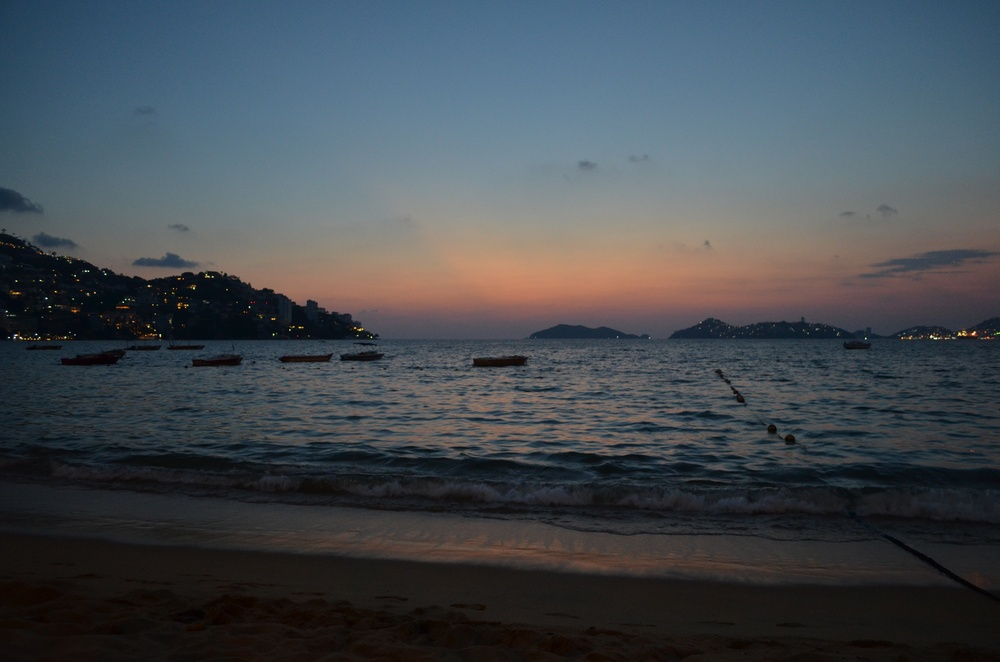
%> input picture Practica 7 - Chroma Key/FondoPlaya.JPG, 1000 x 662 px, shrunk from 4928 x 3264 before the run
$ octave practica7_chroma.m   (GNU Octave 9; MATLAB toolbox functions it lacks are replaced by stand-ins)
%> lines starting %> are read from the running program, lines starting %| are printed output that depends on the picture; in (x1, y1, x2, y2) boxes, pixels count from 0 and x2, y2 are one past the last pixel; in counts of white or black regions, pixels touching at a corner belong together; the program's own positions count from 1
% GARFIAS LOPEZ JOSE DE JESUS
% CHROMA KEY

clear all, close all,clc

bg=double(imread('FondoPlaya.JPG'));
fg=double(imread('garfias3.JPG'));
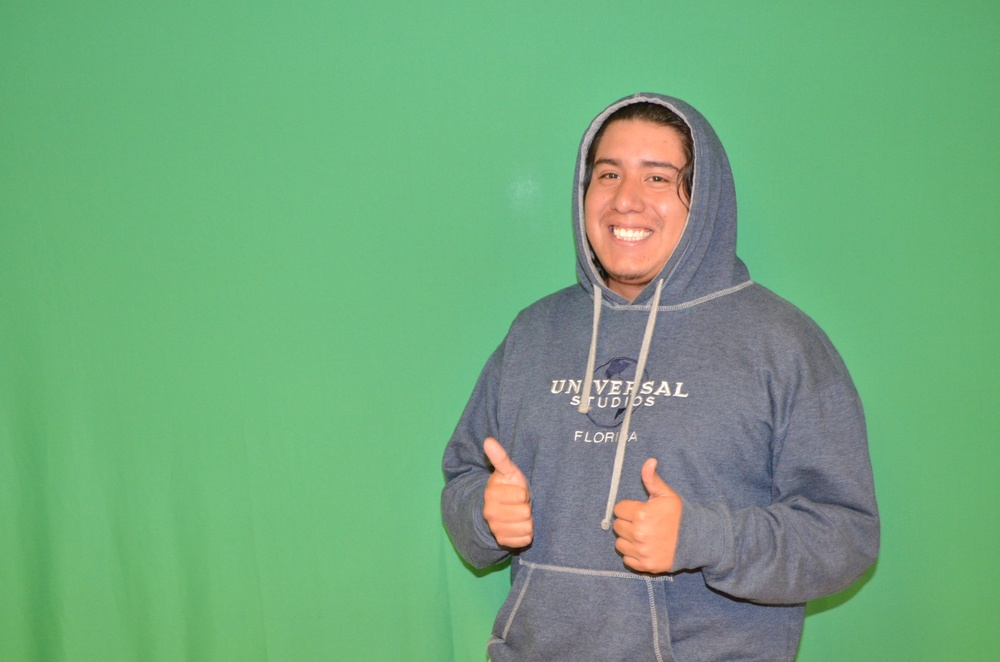
%> input picture Practica 7 - Chroma Key/garfias3.JPG, 1000 x 662 px, shrunk from 4928 x 3264 before the run

fgR = fg(:,:,1);
fgG = fg(:,:,2);
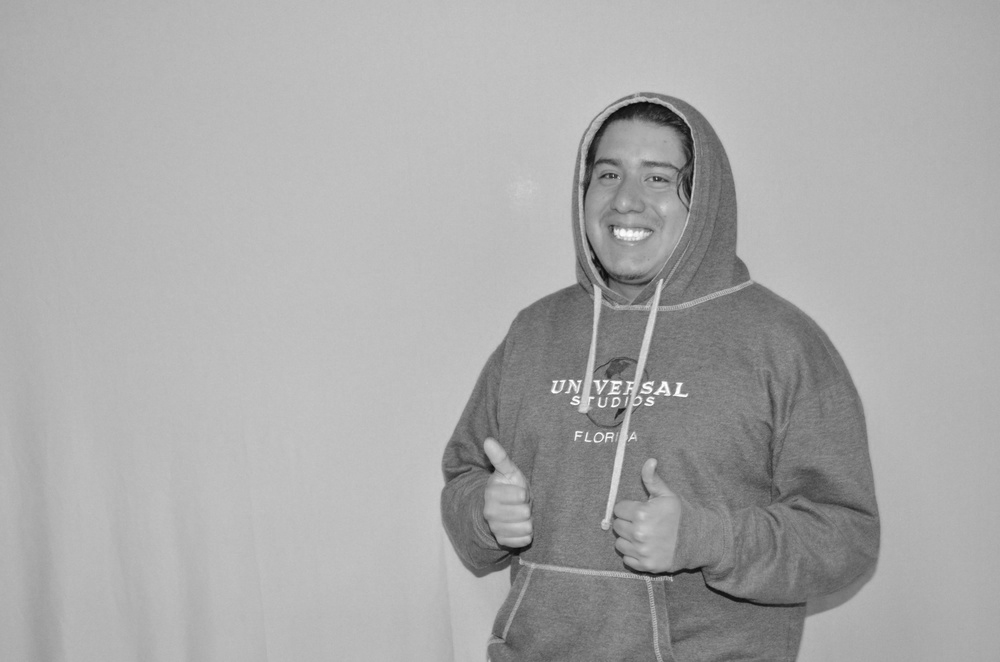
%> fgG: size 662x1000 double; min 10, max 255, mean 169.3
fgB = fg(:,:,3);
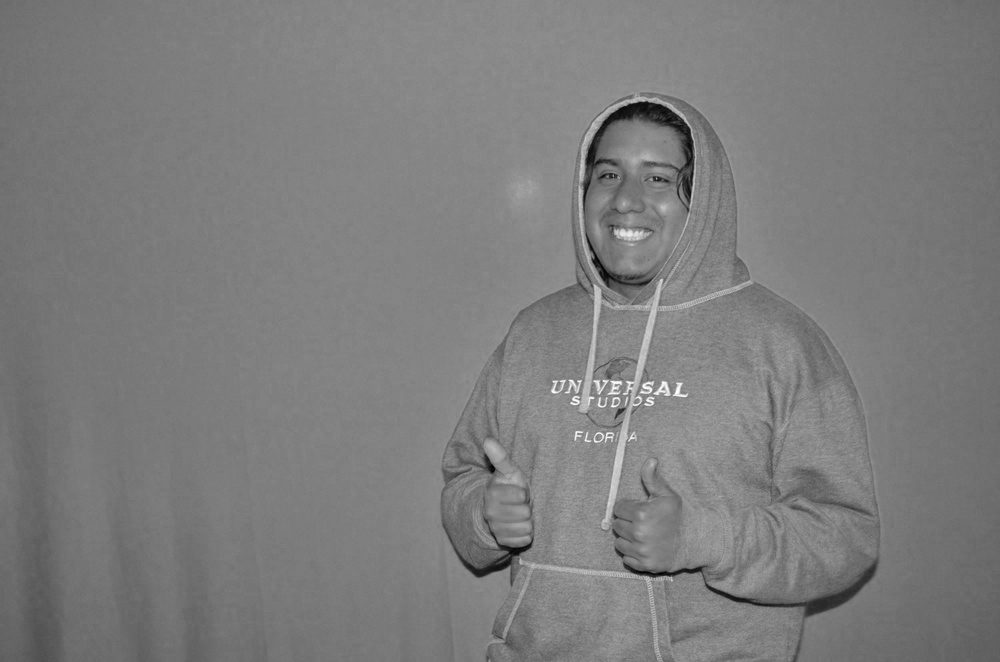
%> fgB: size 662x1000 double; min 0, max 255, mean 124.9
fgY = 0.3*fgR+0.59*fgG+0.11*fgB;
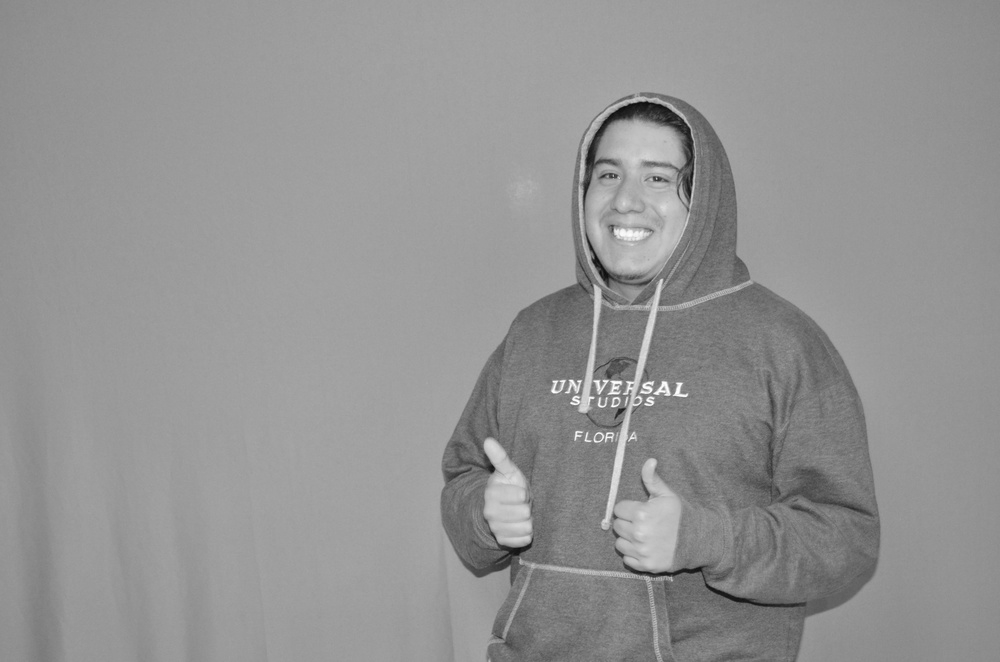
%> fgY: size 662x1000 double; min 12.02, max 254.8, mean 147.6

fgG_Y=mat2gray(fgG-fgY);
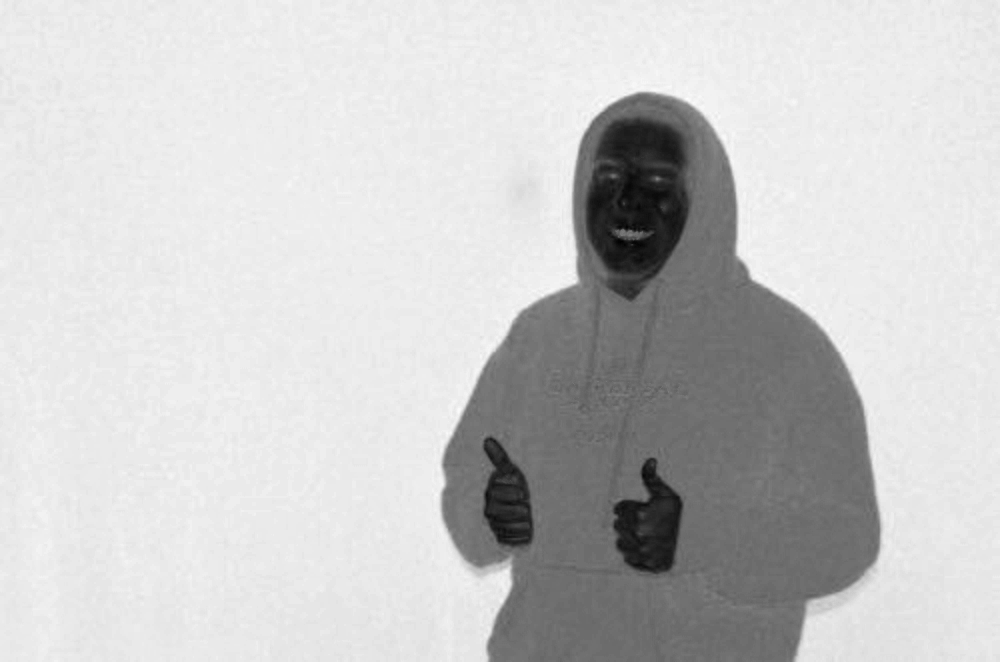
%> fgG_Y: size 662x1000 double; min 0, max 1, mean 0.792
thres = 180/255;
mask = fgG_Y < thres;
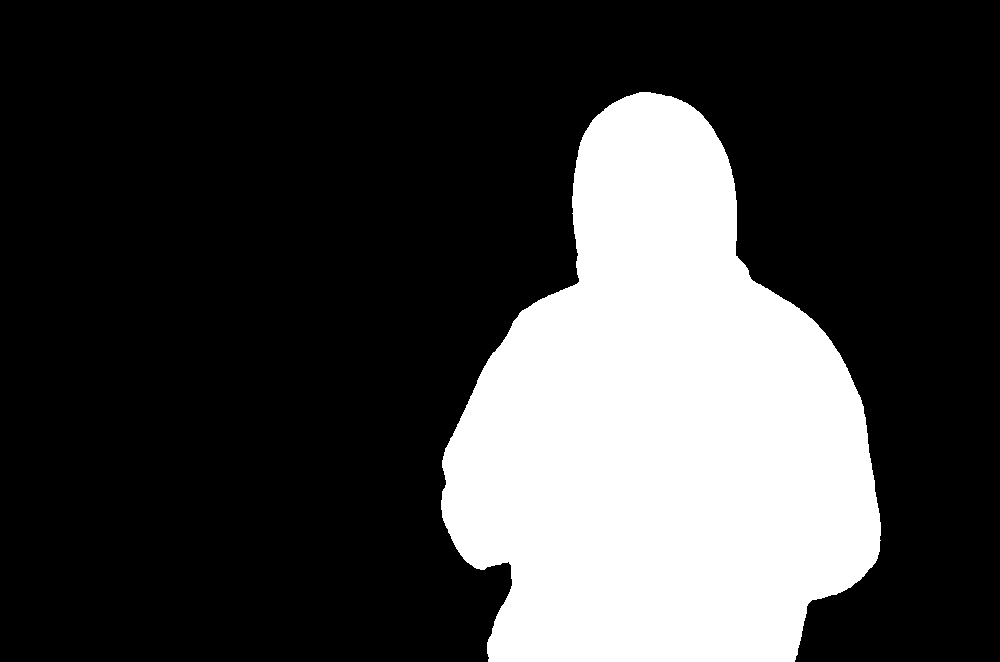
%> mask: size 662x1000 logical; 25.1% white; 1 white region, box (x1, y1, x2, y2) and area: (441, 92, 881, 662) 165933

final(:,:,1)=fg(:,:,1).*mask + bg(:,:,1).*(1-mask);
final(:,:,2)=fg(:,:,2).*mask + bg(:,:,2).*(1-mask);
final(:,:,3)=fg(:,:,3).*mask + bg(:,:,3).*(1-mask);
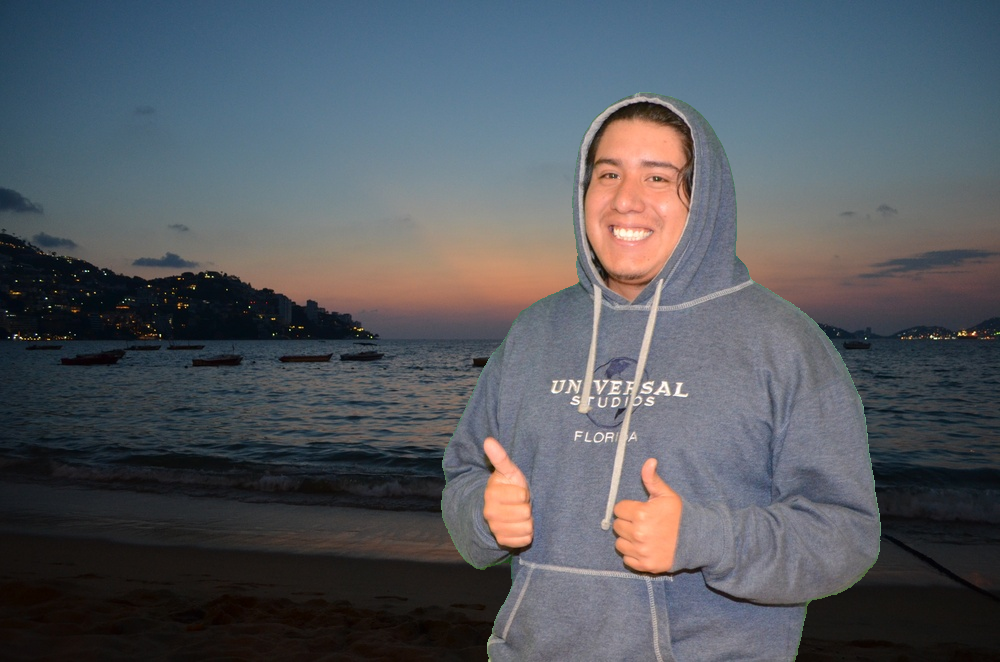
%> final: size 662x1000x3 double; mean R, G, B 84.6, 88.8, 95.4

F = mat2gray(final);
figure;
imshow(F);
title("Chroma Key");
imwrite(F,'practica7_output_Chroma.JPG');
